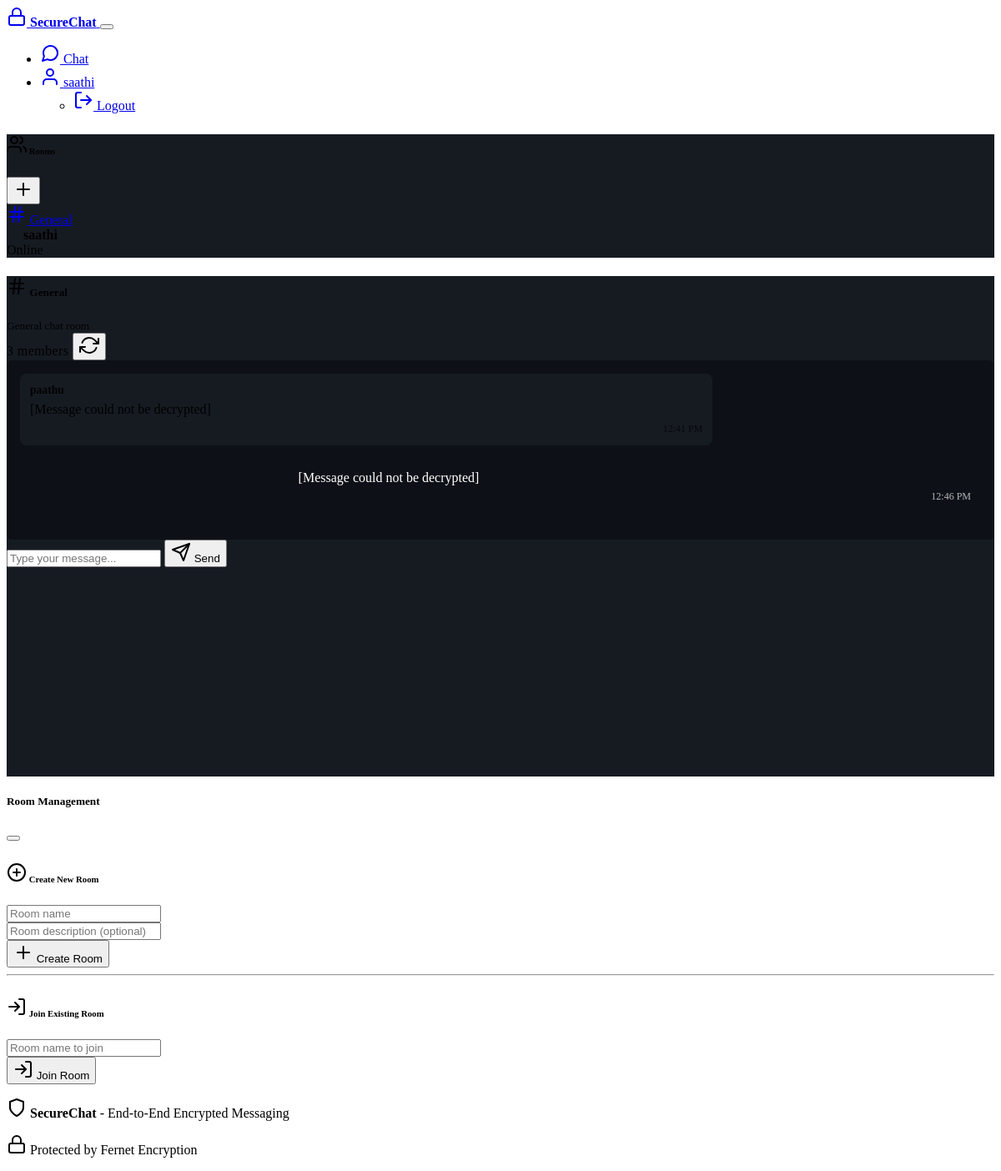
The app's page /chat (signed in) with its own data.
### models.py (models this page shows, shortened)
class User(UserMixin, db.Model):
    id = db.Column(db.Integer, primary_key=True)
    username = db.Column(db.String(64), unique=True, nullable=False)
    email = db.Column(db.String(120), unique=True, nullable=False)
    password_hash = db.Column(db.String(256), nullable=False)
    created_at = db.Column(db.DateTime, default=datetime.utcnow)
    is_online = db.Column(db.Boolean, default=False)
    sent_messages = db.relationship('Message', foreign_keys='Message.sender_id', backref='sender', lazy='dynamic')
    room_memberships = db.relationship('RoomMember', backref='user', lazy='dynamic')
    def get_rooms(self):
        return [membership.room for membership in self.room_memberships]

class Room(db.Model):
    id = db.Column(db.Integer, primary_key=True)
    name = db.Column(db.String(100), nullable=False)
    description = db.Column(db.Text)
    created_at = db.Column(db.DateTime, default=datetime.utcnow)
    created_by_id = db.Column(db.Integer, db.ForeignKey('user.id'), nullable=False)
    is_private = db.Column(db.Boolean, default=False)
    messages = db.relationship('Message', backref='room', lazy='dynamic', cascade='all, delete-orphan')
    members = db.relationship('RoomMember', backref='room', lazy='dynamic', cascade='all, delete-orphan')
    creator = db.relationship('User', backref='created_rooms')
    def get_members(self):
        return [membership.user for membership in self.members]

class Message(db.Model):
    id = db.Column(db.Integer, primary_key=True)
    content_encrypted = db.Column(db.Text, nullable=False)  # Encrypted message content
    sender_id = db.Column(db.Integer, db.ForeignKey('user.id'), nullable=False)
    room_id = db.Column(db.Integer, db.ForeignKey('room.id'), nullable=False)
    timestamp = db.Column(db.DateTime, default=datetime.utcnow)
    message_id = db.Column(db.String(36), unique=True, default=lambda: str(uuid.uuid4()))

### routes.py (the view)
@main.route('/chat')
@main.route('/chat/<int:room_id>')
@login_required
def chat(room_id=None):
    user_rooms = current_user.get_rooms()
    if not user_rooms:
        flash('You are not a member of any rooms.', 'info')
        return redirect(url_for('main.index'))
    if room_id:
        current_room = Room.query.get_or_404(room_id)
        if not current_room.is_member(current_user):
            flash('You are not a member of this room.', 'error')
            return redirect(url_for('main.chat'))
    else:
        current_room = user_rooms[0]  # Default to first room
    try:
        messages = []
        raw_messages = current_room.messages.order_by(Message.timestamp.asc()).limit(50).all()
        for msg in raw_messages:
            try:
                decrypted_content = crypto_manager.decrypt_message(msg.content_encrypted)
                messages.append({
                    'id': msg.id,
                    'content': decrypted_content,
                    'sender': msg.sender.username,
                    'timestamp': msg.timestamp,
                    'is_own': msg.sender_id == current_user.id
                })
            except CryptoError as e:
                logger.error(f"Failed to decrypt message {msg.id}: {e}")
                messages.append({
                    'id': msg.id,
                    'content': '[Message could not be decrypted]',
                    'sender': msg.sender.username,
                    'timestamp': msg.timestamp,
                    'is_own': msg.sender_id == current_user.id
                })
        return render_template('chat.html',
                             rooms=user_rooms,
                             current_room=current_room,
                             messages=messages)
    except Exception as e:
        logger.error(f"Error loading chat: {e}")
        flash('Error loading chat messages.', 'error')
        return redirect(url_for('main.index'))

### templates/chat.html (shortened to what this page needs)
{% extends "base.html" %}
{% block content %}
<div class="container-fluid mt-3">
    <div class="row">
        <div class="col-md-3 col-lg-2">
            <div class="card">
                <div class="card-header d-flex justify-content-between align-items-center">
                    <h6 class="mb-0">
                        <i data-feather="users" class="me-1"></i>
                        Rooms
                    </h6>
                    <button class="btn btn-sm btn-outline-primary" data-bs-toggle="modal" data-bs-target="#roomModal">
                        <i data-feather="plus"></i>
                    </button>
                </div>
                <div class="card-body p-2">
                    <div class="room-list">
                        {% for room in rooms %}
                        <a href="{{ url_for('main.chat', room_id=room.id) }}"
                           class="list-group-item list-group-item-action {{ 'active' if room.id == current_room.id else '' }} border-0 rounded mb-1">
                            <div class="d-flex align-items-center">
                                <i data-feather="hash" class="me-2"></i>
                                <span class="text-truncate">{{ room.name }}</span>
                            </div>
                        </a>
                        {% endfor %}
                    </div>
                </div>
            </div>
            <div class="card mt-3">
                <div class="card-body text-center">
                    <div class="online-indicator"></div>
                    <strong>{{ current_user.username }}</strong>
                    <div class="text-muted small">Online</div>
                </div>
            </div>
        </div>
        <div class="col-md-9 col-lg-10">
            <div class="card chat-container">
                <div class="card-header d-flex justify-content-between align-items-center">
                    <div>
                        <h5 class="mb-0">
                            <i data-feather="hash" class="me-2"></i>
                            {{ current_room.name }}
                        </h5>
                        {% if current_room.description %}
                        <small class="text-muted">{{ current_room.description }}</small>
                        {% endif %}
                    </div>
                    <div class="d-flex align-items-center">
                        <span class="badge bg-secondary me-2">
                            {{ current_room.get_members()|length }} members
                        </span>
                        <button class="btn btn-sm btn-outline-secondary" onclick="refreshMessages()">
                            <i data-feather="refresh-cw" id="refresh-icon"></i>
                        </button>
                    </div>
                </div>
                <div class="card-body p-0">
                    <div class="messages-container" id="messagesContainer">
                        {% if messages %}
                            {% for message in messages %}
                            <div class="message {{ 'message-own' if message.is_own else 'message-other' }}">
                                {% if not message.is_own %}
                                <div class="message-sender">{{ message.sender }}</div>
                                {% endif %}
                                <div class="message-content">{{ message.content }}</div>
                                <div class="message-time">{{ message.timestamp.strftime('%I:%M %p') }}</div>
                            </div>
                            {% endfor %}
                        {% else %}
                            <div class="text-center text-muted py-5">
                                <i data-feather="message-circle" style="width: 48px; height: 48px;" class="mb-3"></i>
                                <p>No messages yet. Start the conversation!</p>
                            </div>
                        {% endif %}
                    </div>
                    <div class="p-3 border-top">
                        <form method="POST" action="{{ url_for('main.send_message') }}" id="messageForm">
                            <div class="input-group">
                                <input type="text" class="form-control" name="message" id="messageInput"
                                       placeholder="Type your message..." required maxlength="1000" autocomplete="off">
                                <button class="btn btn-primary" type="submit">
                                    <i data-feather="send"></i>
                                    Send
                                </button>
                            </div>
                        </form>
                    </div>
                </div>
            </div>
        </div>
    </div>
</div>
<div class="modal fade" id="roomModal" tabindex="-1">
    <div class="modal-dialog">
        <div class="modal-content">
            <div class="modal-header">
                <h5 class="modal-title">Room Management</h5>
                <button type="button" class="btn-close" data-bs-dismiss="modal"></button>
            </div>
            <div class="modal-body">
                <div class="mb-4">
                    <h6>
                        <i data-feather="plus-circle" class="me-1"></i>
                        Create New Room
                    </h6>
                    <form method="POST" action="{{ url_for('main.create_room') }}">
                        <div class="mb-2">
                            <input type="text" class="form-control" name="room_name"
                                   placeholder="Room name" required minlength="3" maxlength="50">
                        </div>
                        <div class="mb-2">
                            <input type="text" class="form-control" name="room_description"
                                   placeholder="Room description (optional)" maxlength="200">
                        </div>
                        <button type="submit" class="btn btn-primary btn-sm">
                            <i data-feather="plus" class="me-1"></i>
                            Create Room
                        </button>
                    </form>
                </div>
                <hr>
                <div>
                    <h6>
                        <i data-feather="log-in" class="me-1"></i>
                        Join Existing Room
                    </h6>
                    <form method="POST" action="{{ url_for('main.join_room') }}">
                        <div class="mb-2">
                            <input type="text" class="form-control" name="room_name"
                                   placeholder="Room name to join" required>
                        </div>
                        <button type="submit" class="btn btn-success btn-sm">
                            <i data-feather="log-in" class="me-1"></i>
                            Join Room
                        </button>
                    </form>
                </div>
            </div>
        </div>
    </div>
</div>
{% endblock %}

### templates/base.html (shortened to what this page needs)
<!DOCTYPE html>
<html lang="en" data-bs-theme="dark">
<head>
    <link href="https://cdn.replit.com/agent/bootstrap-agent-dark-theme.min.css" rel="stylesheet">
    <link href="{{ url_for('static', filename='css/custom.css') }}" rel="stylesheet">
</head>
<body>
    <nav class="navbar navbar-expand-lg navbar-dark bg-dark">
        <div class="container">
            <a class="navbar-brand d-flex align-items-center" href="{{ url_for('main.index') }}">
                <i data-feather="lock" class="me-2"></i>
                <strong>SecureChat</strong>
            </a>
            <button class="navbar-toggler" type="button" data-bs-toggle="collapse" data-bs-target="#navbarNav">
            </button>
            <div class="collapse navbar-collapse" id="navbarNav">
                <ul class="navbar-nav ms-auto">
                    {% if current_user.is_authenticated %}
                        <li class="nav-item">
                            <a class="nav-link" href="{{ url_for('main.chat') }}">
                                <i data-feather="message-circle" class="me-1"></i>
                                Chat
                            </a>
                        </li>
                        <li class="nav-item dropdown">
                            <a class="nav-link dropdown-toggle" href="#" id="navbarDropdown" role="button" data-bs-toggle="dropdown">
                                <i data-feather="user" class="me-1"></i>
                                {{ current_user.username }}
                            </a>
                            <ul class="dropdown-menu">
                                <li><a class="dropdown-item" href="{{ url_for('main.logout') }}">
                                    <i data-feather="log-out" class="me-1"></i>
                                    Logout
                                </a></li>
                            </ul>
                        </li>
                    {% endif %}
                </ul>
            </div>
        </div>
    </nav>
    <main>
        {% block content %}{% endblock %}
    </main>
    <footer class="bg-dark text-light py-4 mt-5">
        <div class="container text-center">
            <div class="row">
                <div class="col-md-6">
                    <p class="mb-0">
                        <i data-feather="shield" class="me-1"></i>
                        <strong>SecureChat</strong> - End-to-End Encrypted Messaging
                    </p>
                </div>
                <div class="col-md-6">
                    <p class="mb-0 text-muted">
                        <i data-feather="lock" class="me-1"></i>
                        Protected by Fernet Encryption
                    </p>
                </div>
            </div>
        </div>
    </footer>
</body>
</html>

### records on screen
User: username "saathi", content "[Message could not be decrypted]", timestamp "12:46 PM"
Room: name "General", description "General chat room"
User: sender "paathu", content "[Message could not be decrypted]"

### other values on screen
{{ current_room.get_members()|length }} "3"
